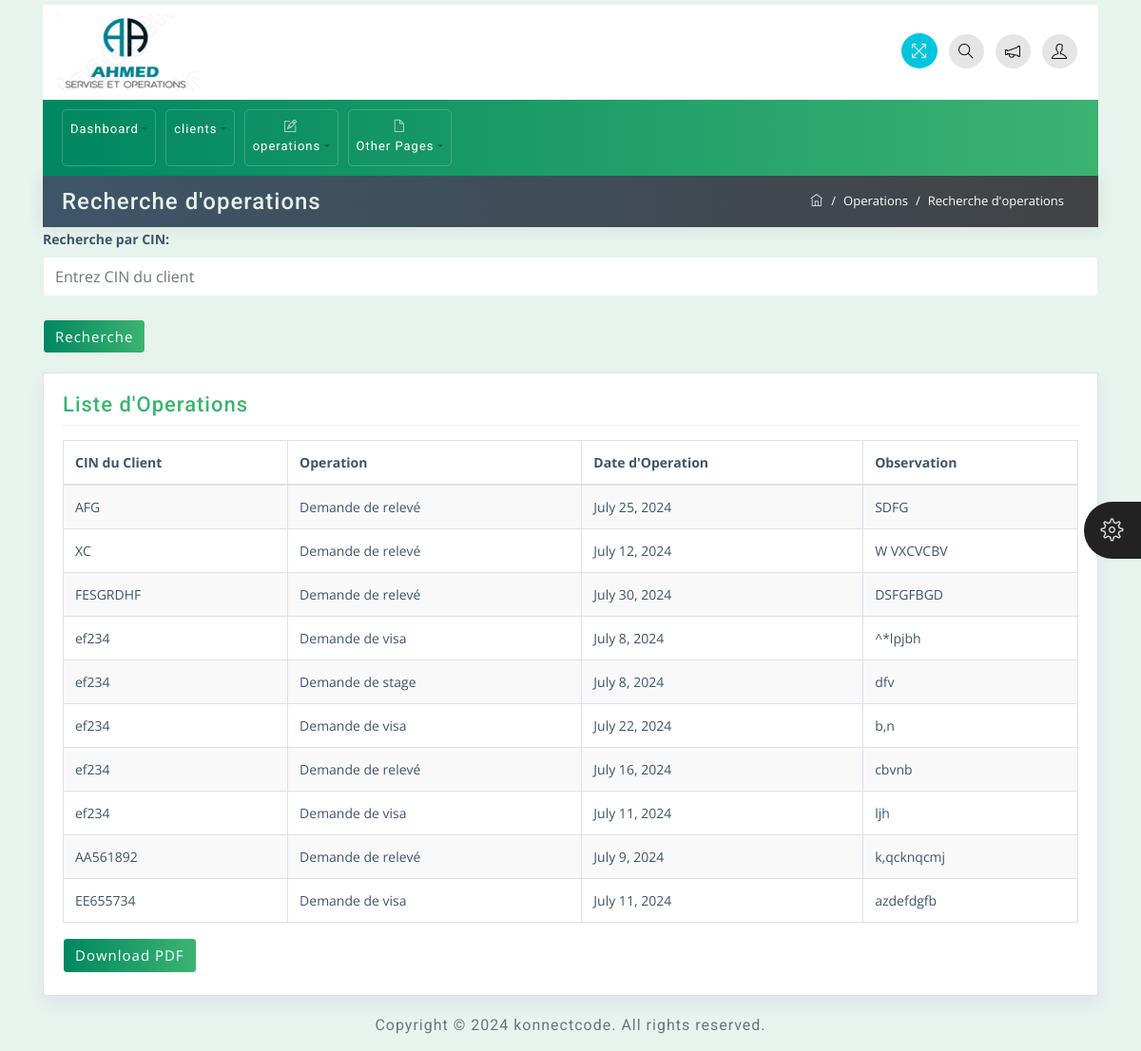
Page /operation/all on the earlier database version.
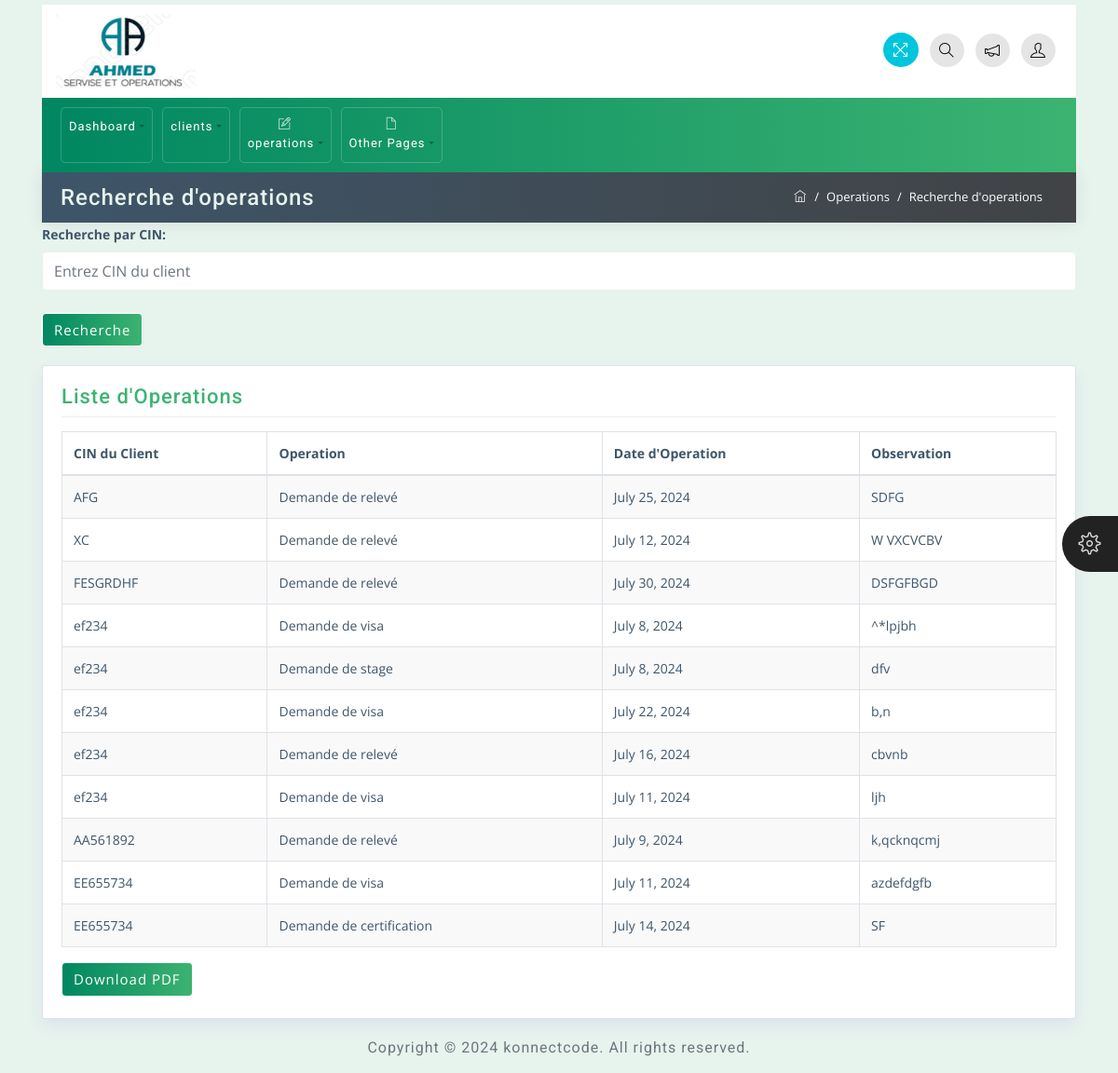
Same page on the later database version.
### employe/models.py (models this page shows, shortened)
class Operation(models.Model):
    client_id = models.CharField(max_length=100)
    operation = models.CharField(max_length=100)
    operation_date = models.DateField(default=timezone.now)
    observation = models.TextField()
    piece_jointe = models.FileField(upload_to='piece_jointe/')
    confirmed = models.BooleanField(default=False)

### employe/views.py (the view)
# urls.py: path('operation/all',OperationListView.as_view(),name='all_operation'),
class OperationListView(ListView):
    model = Operation
    template_name = 'client/operation_list.html'
    context_object_name = 'operations'

### employe/templates/client/operation_list.html
{% extends 'base.html' %}
{% block content %}
<div class="container mt-0">
    <div class="row breadcrumb-bar">
        <div class="col-md-6">
            <h3 class="block-title">Recherche d'operations</h3>
        </div>
        <div class="col-md-6">
            <ol class="breadcrumb">
                <li class="breadcrumb-item">
                    <a href="{% url 'employe:base' %}">
                        <span class="ti-home"></span>
                    </a>
                </li>
                <li class="breadcrumb-item">Operations</li>
                <li class="breadcrumb-item active">Recherche d'operations</li>
            </ol>
        </div>
    </div>
</div>
<div class="container">
    <form method="get" action="{% url 'employe:search_operations' %}">
        <div class="form-group">
            <label for="query">Recherche par CIN:</label>
            <input type="text" name="query" id="query" class="form-control" placeholder="Entrez CIN du client
            " value="{{ request.GET.query }}">
        </div>
        <button type="submit" class="btn btn-primary">Recherche</button>
    </form>
</div>
<div class="container">
    <div class="row">
        <div class="col-md-12">
            <div class="widget-area-2 proclinic-box-shadow">
                <h3 class="widget-title">Liste d'Operations</h3>
                <div class="table-responsive mb-3">
                    <table id="tableId" class="table table-bordered table-striped">
                        <thead>
                            <tr>
                                <th> CIN du Client</th>
                                <th>Operation</th>
                                <th>Date d'Operation </th>
                                <th>Observation</th>
                            </tr>
                        </thead>
                        <tbody>
                            {% for operation in operations %}
                            <tr>
                                <td>{{ operation.client_id }}</td>
                                <td>{{ operation.operation }}</td>
                                <td>{{ operation.operation_date }}</td>
                                <td>{{ operation.observation }}</td>
                            </tr>
                            {% endfor %}
                        </tbody>
                    </table>
                    <a href="{% url 'employe:operationlistpdf' %}?query={{ request.GET.query }}" class="btn btn-primary">Download PDF</a>
                </div>
            </div>
        </div>
    </div>
</div>
{% endblock %}

Differences in the rows shown:
added Operation: client_id "EE655734", operation "Demande de certification", operation_date "July 14, 2024", observation "SF"
